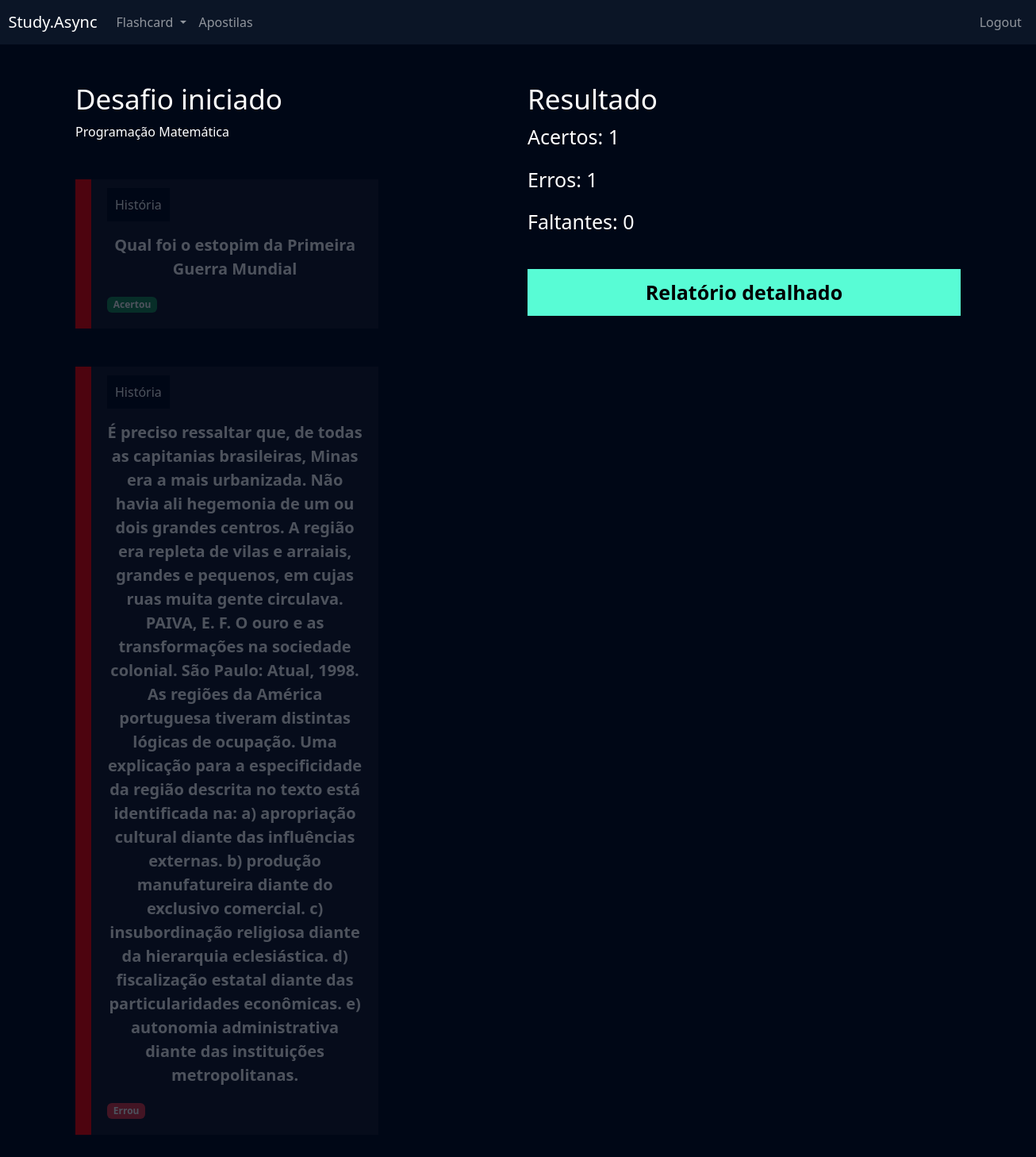
Screenshot of /flashcard/desafio/11/ (signed in) with the database file from the repository.
### flashcard/models.py (models this page shows, shortened)
class FlashcardDesafio(models.Model):
    flashcard = models.ForeignKey(Flashcard, on_delete=models.DO_NOTHING) # foreign Key é de um para muitos
    respondido = models.BooleanField(default=False)
    acertou = models.BooleanField(default=False)

class Flashcard(models.Model):
    DIFICULDADE_CHOICES = (('D', 'Difícil'), ('M', 'Médio'), ('F', 'Fácil'))
    user = models.ForeignKey(User, on_delete=models.DO_NOTHING)
    pergunta = models.CharField(max_length=100)
    resposta = models.TextField()
    categoria = models.ForeignKey(Categoria, on_delete=models.DO_NOTHING)
    dificuldade = models.CharField(max_length=1, choices=DIFICULDADE_CHOICES)
    @property
    def css_dificuldade(self):
        if self.dificuldade == "F":
            return "flashcard-facil"
        elif self.dificuldade == "M":
            return "flashcard-medio"
        elif self.dificuldade == "D":
            return "flashcard-dificil"

class Categoria(models.Model):
    nome = models.CharField(max_length=20)
    def __str__(self):
        return self.nome

### flashcard/views.py (the view)
# urls.py: path('desafio/<int:id>/', views.desafio, name='desafio'),
def desafio(request, id):
    desafio = Desafio.objects.get(id=id)
    if not desafio.user == request.user:
        raise Http404()
    if request.method == "GET":
        acertos = desafio.flashcards.filter(respondido=True).filter(acertou=1).count()
        erros = desafio.flashcards.filter(respondido=True).filter(acertou=0).count()
        faltantes = desafio.flashcards.filter(respondido=False).count()
        return render(request, 'desafio.html', {'desafio': desafio, 'acertos': acertos, 'erros': erros, 'faltantes': faltantes})

### flashcard/templates/desafio.html (shortened to what this page needs)
{% extends "base.html" %}
{% load static %}
{% block 'cabecalho' %}
    <link href="{% static 'usuarios/css/cadastro.css' %}" rel="stylesheet">
    <link href="{% static 'flashcard/css/novo_flashcard.css' %}" rel="stylesheet">
    <link href="{% static 'flashcard/css/iniciar_desafio.css' %}" rel="stylesheet">
    <link href="{% static 'flashcard/css/desafio.css' %}" rel="stylesheet">
    <link href='https://unpkg.com/boxicons@2.1.4/css/boxicons.min.css' rel='stylesheet'>
{% endblock 'cabecalho' %}
{% block 'conteudo' %}
    {% include "partials/header.html" %}
    <div class="container">
        <br>
        <br>
        <div class="row">
            <div class="col-md">
                <h3 class="fonte-secundaria" >Desafio iniciado</h3>
                <span class="badge-categoria">Programação</span>
                <span class="badge-categoria" >Matemática</span>
                <br>
                <br>
                <br>
                {% for flash in desafio.flashcards.all %}
                <div class="box-new-flashcard {% if flash.respondido %}op2{% endif %}">
                    <div class="flashcard {{flash.flashcard.css_dificuldade}}">
                        <div class="flashcard-categoria">
                            {{flash.flashcard.categoria}}
                        </div>
                        <br>
                        <br>
                        <div class="flashcard-box-item" onclick="flip_card({{flash.id}})">
                            <p class="flashcard-item">{{flash.flashcard.pergunta}}</p>
                        </div>
                        {% if not flash.respondido %}
                        <div class="responder">
                            <a href="{% url 'responder_flashcard' flash.id %}?acertou=0&desafio_id={{desafio.id}}"><i class='bx bxs-x-square icone-vermelho'></i></a>
                            <a href="{% url 'responder_flashcard' flash.id %}?acertou=1&desafio_id={{desafio.id}}"><i class='bx bxs-check-square icone-verde' ></i></a>
                        </div>
                        {% else %}
                            {% if flash.acertou %}
                                <span class="badge bg-success">Acertou</span>
                            {% else %}
                                <span class="badge bg-danger">Errou</span>
                            {% endif %}
                        {% endif %}
                    </div>
                </div>
                <br>
                <br>
                {% endfor %}
            </div>
            <div class="col-md">
                <h3 class="fonte-secundaria">Resultado</h3>
                <p class="fonte-p">Acertos: {{acertos}} </p>
                <p class="fonte-p">Erros: {{erros}} </p>
                <p class="fonte-p">Faltantes: {{faltantes}} </p>
                <br>
                <a class="btn-cadastro btn-desafio" href="{% url 'relatorio' desafio.id %}">Relatório detalhado</a>
            </div>
        </div>
    </div>
{% endblock 'conteudo' %}

### templates/static/geral/css/base.css (style rules this page uses)
:root { --main-color: #0b1526; --dark-color: #000716; --secondary-dark-color: rgb(15, 2, 26); --light-color: #00c1f3; --contrast-color: #f4c96b; --differential-color: #58fcd5; }
body { background-color: var(--dark-color) !important; color: white !important; }

### templates/static/usuarios/css/cadastro.css (style rules this page uses)
* { margin: 0; padding: 0; }
.btn-cadastro { padding: 10px; background-color: #58fcd5; border: none; border: 1px solid #58fcd5; font-size: 18px; font-weight: bold; padding-left: 25px; padding-right: 25px; }

### templates/static/flashcard/css/novo_flashcard.css (style rules this page uses)
.box-new-flashcard { width: 70%; margin: auto; }
.flashcard { background-color: rgba(255, 255, 255, .08); padding: 20px; }
.flashcard-box-item { text-align: center; }
.flashcard p { font-size: 20px; font-weight: bold; cursor: pointer; }
.flashcard-dificil { border-left: 20px solid #FE0000; }
.flashcard-categoria { background-color: var(--dark-color); display: inline; padding: 10px; }

### templates/static/flashcard/css/iniciar_desafio.css (style rules this page uses)
.fonte-secundaria { font-size: 35px; }

### templates/static/flashcard/css/desafio.css (style rules this page uses)
.box-new-flashcard { margin: 0; }
.op2 { opacity: .3; }
.fonte-p { font-size: 25px; }
.btn-desafio { width: 100% !important; color: black; text-decoration: none; display: block; text-align: center; font-size: 25px; }

### rows the page displays
FlashcardDesafio: flashcard.categoria "História", flashcard.pergunta "Qual foi o estopim da Primeira Guerra Mundial", respondido "Acertou"
FlashcardDesafio: flashcard.categoria "História", flashcard.pergunta "É preciso ressaltar que, de todas as capitanias brasileiras, Minas era a mais urbanizada. Não havia ali hegemonia de um ou dois grandes centros. A região era repleta de vilas e arraiais, grandes e pequenos, em cujas ruas muita gente circulava. PAIVA, E. F. O ouro e as transformações na sociedade colonial. São Paulo: Atual, 1998. As regiões da América portuguesa tiveram distintas lógicas de ocupação. Uma explicação para a especificidade da região descrita no texto está identificada na: a) apropriação cultural diante das influências externas. b) produção manufatureira diante do exclusivo comercial. c) insubordinação religiosa diante da hierarquia eclesiástica. d) fiscalização estatal diante…", respondido "Errou"

### other values shown
{{ acertos }} "1"
{{ erros }} "1"
{{ faltantes }} "0"
